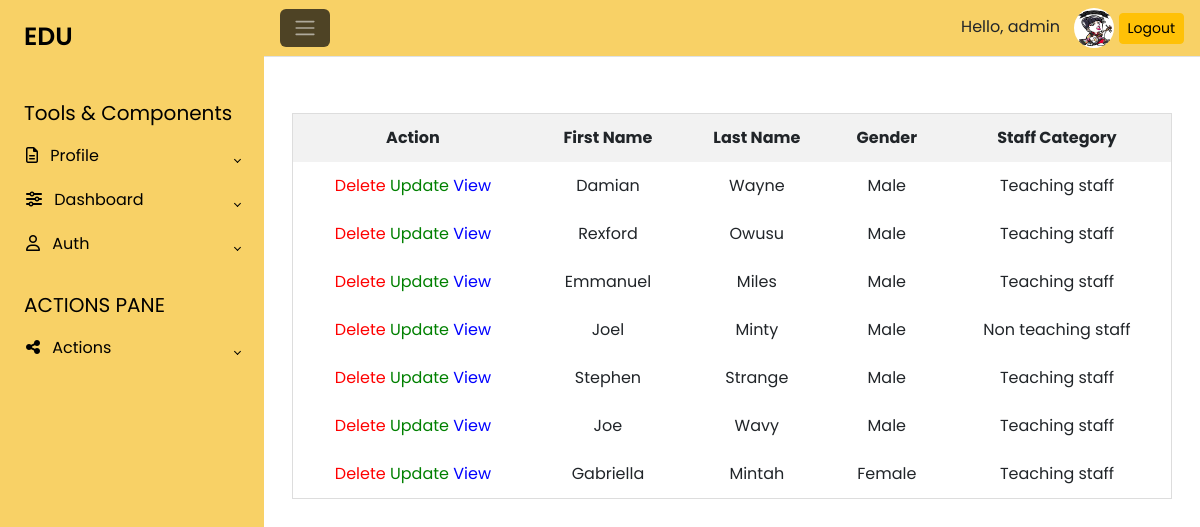
Page /ViewStaff/ (signed in) on the committed database.
### EduApp/models.py (models this page shows, shortened)
class Personal(models.Model):
    MALE = 'Male'
    FEMALE = 'Female'
    GENDER_CHOICES = [
        (MALE, 'Male'),
        (FEMALE, 'Female'),
    ]
    first_name = models.CharField(max_length=50)
    last_name = models.CharField(max_length=50)
    other_name = models.CharField(max_length=50, blank=True)
    emergency_contact_name = models.CharField(max_length=50, blank=True)
    date_of_birth = models.DateField(null=True)
    ghana_card_number = models.CharField(max_length=15, null=True, blank=True)
    gender = models.CharField(max_length=10, choices=GENDER_CHOICES)
    phone_number = models.CharField(max_length=10, null=True, blank=True)
    email = models.EmailField(max_length=254, null=True, blank=True)
    date_created = models.DateTimeField(auto_now_add=True)
    profile_pic = models.ImageField( default='default.jpeg', null=True, blank=True)
    user = models.OneToOneField(User, on_delete=models.CASCADE, null=True, blank=True)

class Work(models.Model):
    TEACHING_STAFF = 'Teaching staff'
    NON_TEACHING_STAFF = 'Non teaching staff'
    STAFF_CATEGORY_CHOICES = [
        (TEACHING_STAFF, 'Teaching staff'),
        (NON_TEACHING_STAFF, 'Non teaching staff'),
    ]
    DIRECTOR = 'Director'
    HUMAN_RESOURCE_MANAGEMENT_DEVELOPMENT= 'Human Resource and Development'
    PLANNING_STATISTICS = 'Plannning and Statistics'
    FINANACE_ADMINISTRATION = 'Finance and Administration'
    TEACHING_LEARNING = 'Teaching and Learning'
    DEPARTMENT_CHOICES =[
        (DIRECTOR, 'Director' ),
        (HUMAN_RESOURCE_MANAGEMENT_DEVELOPMENT, 'Human Resource and Development' ),
        (PLANNING_STATISTICS, 'Plannning and Statistics'),
        (FINANACE_ADMINISTRATION, 'Finance and Administration' ),
        (TEACHING_LEARNING, 'Teaching and Learning')
    ]
    date_of_appointment = models.DateField(null=True, blank=True, help_text="Enter your date of current appointment")
    date_at_current_station = models.DateField(null=True, blank=True, help_text="Enter your date of current station")
    ssnit = models.CharField(max_length=10, null=True, blank=True)
    ntc_license_number = models.CharField(max_length=10, null=True, blank=True)
    rank = models.CharField(max_length=10, null=True, blank=True)
    date_promoted_to_rank =  models.CharField(max_length=10, null=True, blank=True)
    staff_category = models.CharField(max_length=20, choices=STAFF_CATEGORY_CHOICES)
    academics= models.CharField(max_length=10, null=True, blank=True)
    professional = models.CharField(max_length=10, null=True, blank=True)
    schedule = models.CharField(max_length=10, null=True, blank=True)
    deaprtment_category = models.CharField(max_length=50, choices=DEPARTMENT_CHOICES)
    personal = models.ForeignKey(Personal, on_delete=models. CASCADE)

### EduApp/decorators.py (the view)
    class WrappedView(AdminOnlyMixin, view_class):
        pass

### EduApp/templatetags/custom_tags.py (called while the page is built)
@register.simple_tag
def staff_category(personal_instance):
    try:
        work_instance = Work.objects.get(personal=personal_instance)
        return work_instance.staff_category
    except Work.DoesNotExist:
        return "N/A"

### EduApp/views.py (called while the page is built)
    def get_context_data(self, **kwargs):
        context = super().get_context_data(**kwargs)
        personals = Personal.objects.all()
        myFilter = PersonalFilter(self.request.GET, queryset=personals)
        filtered_personals = myFilter.qs
        total_males = filtered_personals.filter(gender='Male').count()
        total_females = filtered_personals.filter(gender='Female').count()
        context['total_males'] = total_males
        context['total_females'] = total_females
        context['personals'] = filtered_personals
        context['myFilter'] = myFilter
        return context

### templates/ViewStaff.html (shortened to what this page needs)
{% extends "navs/admin_nav.html" %}
{% load custom_tags %}
{% load crispy_forms_tags %}
{% load crispy_forms_tags %}
    {% block content %}
            <br>
            <br>
            {% if personals %}
                <table>
                    <thead>
                        <tr>
                            <th>Action</th>
                            <th>First Name</th>
                            <th>Last Name</th>
                            <th>Gender</th>
                            <th>Staff Category</th>
                        </tr>
                    </thead>
                    <tbody>
                        {% for i in personals %}
                            {% if not i.user.is_staff %}
                                <tr {% if i.user.is_staff %}class="admin-row"{% endif %}>
                                    <td class="action-column">
                                        <a style="color: red;" href="{% url 'delete' pk=i.id %}">Delete</a>
                                        <a style="color: green;" href="{% url 'update_staff' pk=i.id %}">Update</a>
                                        <a style="color: blue;" href="{% url 'staff_detail' pk_test=i.id %}">View</a>
                                    </td>
                                    <td>{{ i.first_name }}</td>
                                    <td>{{ i.last_name }}</td>
                                    <td>{{ i.gender }}</td>
                                    <td>{% staff_category i %}</td>
                                </tr>
                            {% endif %}
                        {% endfor %}
                    </tbody>
                </table>
            {% else %}
                <div style="text-align: center;">
                    <p>No staff information to show.</p>
                </div>
            {% endif %}
    {% endblock content %}

### templates/navs/admin_nav.html (shortened to what this page needs)
{% load crispy_forms_tags %}
{% load custom_tags %}
{% load static %}
<!DOCTYPE html>
<html lang="en">
<head>
    <link rel="stylesheet" href="{% static 'css/status.css' %}">
    <link rel="stylesheet" href="https://cdn.jsdelivr.net/npm/bootstrap@5.3.2/dist/css/bootstrap.min.css">
</head>
<body>
    <div class="wrapper">
    {% if user.is_authenticated %}
        <aside id="sidebar" style="background-color: #f8d166;">
            <div class="h-100">
                <div class="sidebar-logo">
                    <a href="{% url 'home' %}">EDU</a>
                </div>
                <ul class="sidebar-nav">
                    <li class="sidebar-header">
                        Tools & Components
                    </li>
                    <li class="sidebar-item">
                            <a href="#" class="sidebar-link collapsed" data-bs-toggle="collapse" data-bs-target="#auth"
                                aria-expanded="false" aria-controls="auth">
                                <i class="fa-regular fa-file-lines pe-2"></i>
                                Profile
                            </a>
                    </li>
                    <li class="sidebar-item">
                        <a href="#" class="sidebar-link collapsed" data-bs-toggle="collapse" data-bs-target="#dashboard"
                            aria-expanded="false" aria-controls="dashboard">
                            <i class="fa-solid fa-sliders pe-2"></i>
                            Dashboard
                        </a>
                    </li>
                    <li class="sidebar-item">
                        <a href="#" class="sidebar-link collapsed" data-bs-toggle="collapse" data-bs-target="#auth"
                            aria-expanded="false" aria-controls="auth">
                            <i class="fa-regular fa-user pe-2"></i>
                            Auth
                        </a>
                    </li>
                    <li class="sidebar-header">
                        ACTIONS PANE
                    </li>
                    <li class="sidebar-item">
                        <a href="#" class="sidebar-link collapsed" data-bs-toggle="collapse" data-bs-target="#multi"
                            aria-expanded="false" aria-controls="multi">
                            <i class="fa-solid fa-share-nodes pe-2"></i>
                            Actions
                        </a>
                    </li>
                </ul>
            </div>
        </aside>
    {% endif %}
        <div class="main">
            <nav class="navbar navbar-expand px-3 border-bottom" style="background-color: #f8d166;">
                {% if user.is_authenticated %}
                    <button class="btn" type="button" data-bs-theme="dark" style="background-color:rgba(12, 12, 12, 0.717);">
                        <span class="navbar-toggler-icon"></span>
                    </button>
                {% endif %}
                <div class="ms-auto">
                    {% if request.user.is_authenticated %}
                        <span style="margin-right: 10px;">Hello, {{ request.user.username }} </span>
                    {% if request.user.personal.profile_pic %}
                    <a href="{% url 'account_settings' %}">
                        <img style="  width: 40px;
                        height: 40px;
                        margin: 0 auto;
                        border-radius: 50%;
                        object-fit: cover;" class="profile-pic" src="{{ request.user.personal.profile_pic.url }}" alt="Profile Picture">
                    </a>
                    {% endif %}
                        <span><a href="{% url 'logout' %}" class="btn btn-sm btn-warning">Logout</a></span>
                    {% else %}
                        <span><a href="{% url 'login' %}" class="btn btn-sm btn-primary">Login</a></span>
                    {% endif %}
                </div>
            </nav>
            <main class="content px-3 py-2">
                <div class="container-fluid">
                    <div class="mb-3">
                        {% block content %}
                        {% endblock content %}
                    </div>
                </div>
            </main>
        </div>
    </div>
</body>
</html>

### static/css/status.css (style rules this page uses)
body { font-family: Arial, sans-serif; margin: 20px; }
table { width: 100%; border-collapse: collapse; margin-bottom: 20px; }
table, th, td { border: 1px solid #ddd; text-align: center; }
th, td { padding: 12px; text-align: center; }
th { background-color: #f2f2f2; }

### templates/navs/admin_nav.html (style rules this page uses)
body { font-family: 'Poppins', sans-serif; margin: 0; }
a { cursor: pointer; text-decoration: none; font-family: 'Poppins', sans-serif; }
li { list-style: none; }
.wrapper { align-items: stretch; display: flex; width: 100%; }
#sidebar { max-width: 264px; min-width: 264px; transition: all 0.35s ease-in-out; z-index: 1111; }
.main { display: flex; flex-direction: column; min-height: 100vh; width: 100%; overflow: hidden; transition: all 0.35s ease-in-out; }
.sidebar-logo { padding: 1.15rem 1.5rem; color: black; }
.sidebar-logo a { color: black; font-size: 25px; font-weight: 600; }
.sidebar-nav { padding: 0; }
.sidebar-header { color: rgb(0, 0, 0); font-size: 20px; padding: 1.5rem 1.5rem .375rem; }
a.sidebar-link { padding: .625rem 1.625rem; color: black; position: relative; display: block; font-size: 1rem; }
.sidebar-link[data-bs-toggle="collapse"]::after { border: solid; border-width: 0 .075rem .075rem 0; content: ""; display: inline-block; padding: 2px; position: absolute; right: 1.5rem; top: 1.4rem; transform: rotate(-135deg); transition: all .2s ease-out; }
.sidebar-link[data-bs-toggle="collapse"].collapsed::after { transform: rotate(45deg); transition: all .2s ease-out; }
.content { flex: 1; max-width: 100vw; width: 100vw; }
@media (min-width:768px) { .content { width: auto; } }

### rows in the picture
Personal: first_name "Damian", last_name "Wayne", gender "Male", id.staff_category "Teaching staff"
Personal: first_name "Rexford", last_name "Owusu", gender "Male", id.staff_category "Teaching staff"
Personal: first_name "Emmanuel", last_name "Miles", gender "Male", id.staff_category "Teaching staff"
Personal: first_name "Joel", last_name "Minty", gender "Male", id.staff_category "Non teaching staff"
Personal: first_name "Stephen", last_name "Strange", gender "Male", id.staff_category "Teaching staff"
Personal: first_name "Joe", last_name "Wavy", gender "Male", id.staff_category "Teaching staff"
Personal: first_name "Gabriella", last_name "Mintah", gender "Female", id.staff_category "Teaching staff"

### other values in the picture
{{ request.user.username }} "admin"
